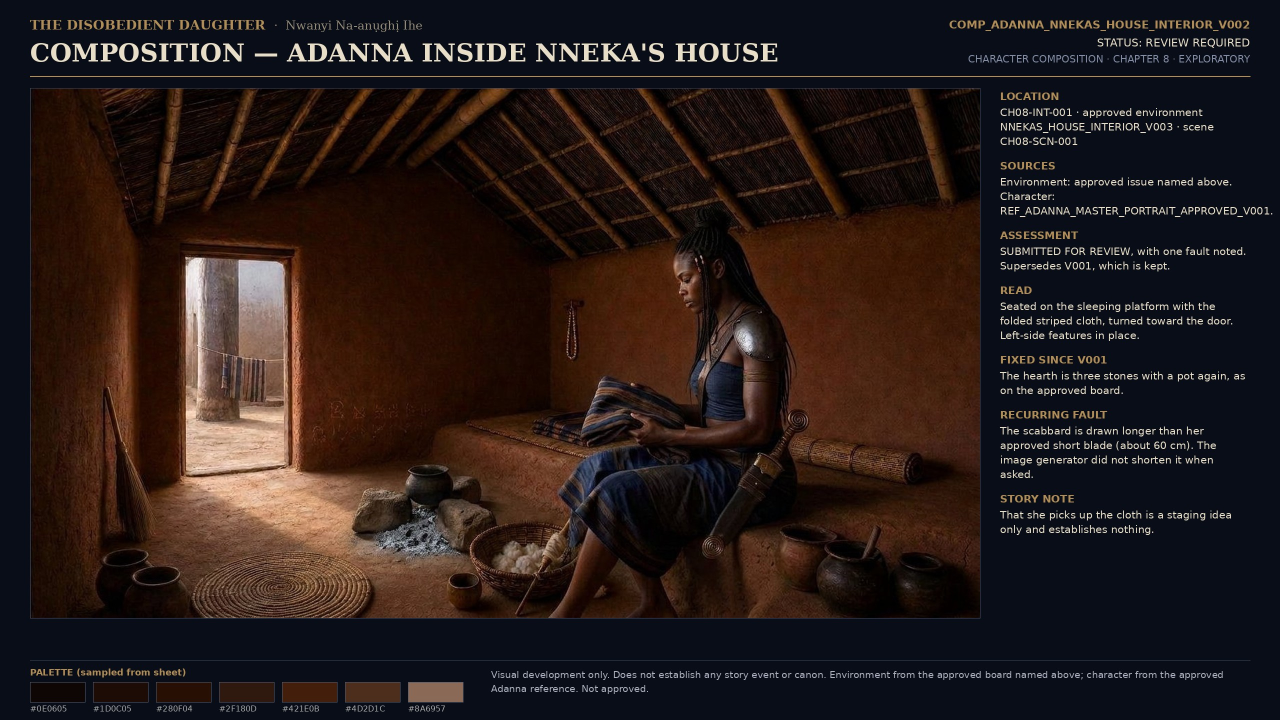
#> input picture STAGING_B1_2026-11-17/masters/COMP_ADANNA_NNEKAS_HOUSE_INTERIOR_V002.jpg, 2560 x 1440 px, found by its file name (shown at 1/2 size)
$ python guides.py
#> lines starting #> are read from the running program, lines starting #| are printed output that depends on the picture
from PIL import Image, ImageDraw, ImageFont
FB='/usr/share/fonts/truetype/dejavu/DejaVuSans-Bold.ttf'
F='/usr/share/fonts/truetype/dejavu/DejaVuSans.ttf'
def fb(s): return ImageFont.truetype(FB,s)
def f(s): return ImageFont.truetype(F,s)
OX,OY=60,152

def guide(master, out, ann):
#> called with out = 'guides/RETOUCH_GUIDE_VR-007.jpg'
    base=Image.open(master).convert('RGB')
#> base is the input picture: PIL image 2560x1440 RGB; mean R, G, B 39.2, 27.7, 25.7
    ov=Image.new('RGBA', base.size, (0,0,0,0))
#> ov: PIL image 2560x1440 RGBA; every value is 0
    d=ImageDraw.Draw(ov)
    for a in ann: a(d)
    img=Image.alpha_composite(base.convert('RGBA'), ov).convert('RGB')
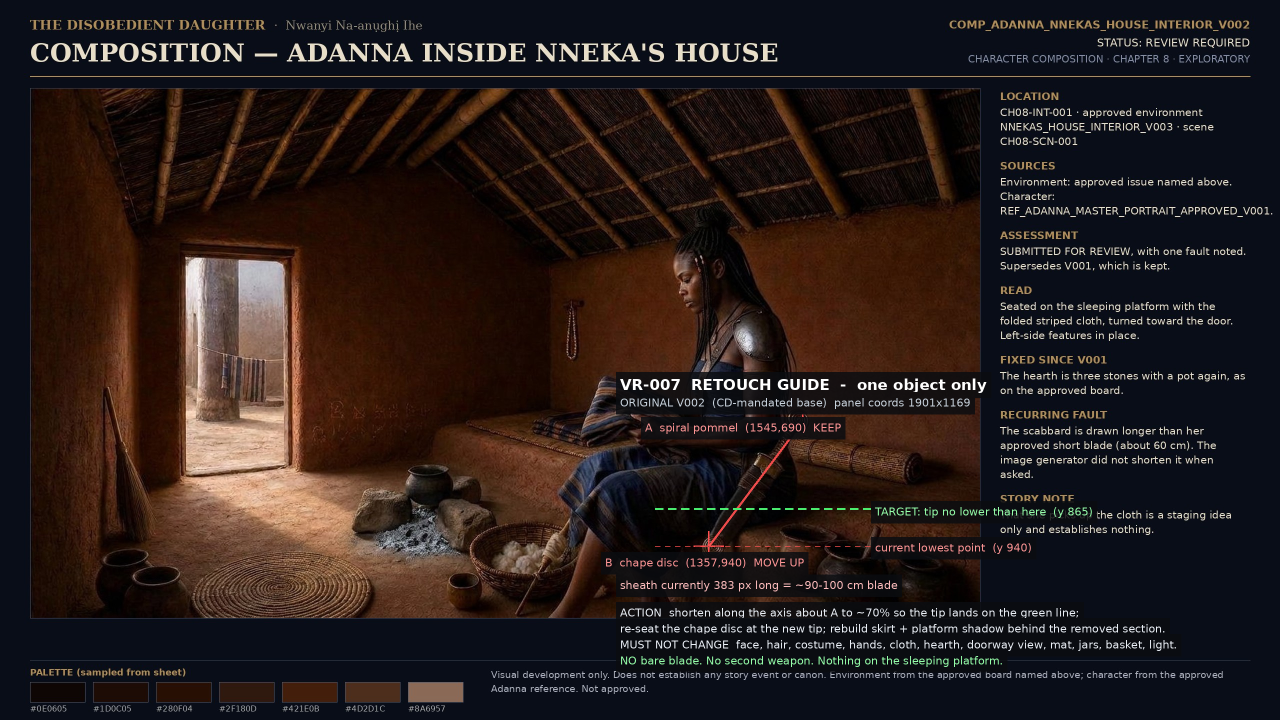
#> img: PIL image 2560x1440 RGB (shown at 1/2 size); mean R, G, B 39.7, 29.1, 27.3
    img.save(out, quality=94)
    print(out, img.size)
#| guides/RETOUCH_GUIDE_VR-007.jpg (2560, 1440)

def P(x,y): return (x+OX, y+OY)

def dashed_line(d, p0, p1, fill, width=3, dash=14, gap=10):
    import math
    x0,y0=p0; x1,y1=p1
    L=math.hypot(x1-x0,y1-y0); n=int(L//(dash+gap))+1
    for i in range(n):
        t0=(i*(dash+gap))/L; t1=min(1.0,(i*(dash+gap)+dash)/L)
        d.line([(x0+(x1-x0)*t0, y0+(y1-y0)*t0),(x0+(x1-x0)*t1, y0+(y1-y0)*t1)], fill=fill, width=width)

def cross(d, p, r=22, fill=(255,60,60,255), w=3):
    d.line([(p[0]-r,p[1]),(p[0]+r,p[1])], fill=fill, width=w)
    d.line([(p[0],p[1]-r),(p[0],p[1]+r)], fill=fill, width=w)

def label(d, p, text, fnt=None, fill=(255,255,255,255), bg=(10,12,16,215), pad=8):
    fnt=fnt or f(24)
    bb=d.textbbox((0,0),text,font=fnt)
    w,h=bb[2]-bb[0], bb[3]-bb[1]
    x,y=p
    d.rectangle([x-pad,y-pad,x+w+pad,y+h+pad+6], fill=bg)
    d.text((x,y), text, font=fnt, fill=fill)

# ---------------- VR-007 ----------------
pommel=P(1545,690); chape=P(1357,940); tipY=P(1357,865)[1]
def a1(d):
    d.line([pommel,chape], fill=(255,80,80,235), width=4)
    cross(d,pommel,26,(255,80,80,255))
    cross(d,chape,30,(255,80,80,255))
    dashed_line(d,(P(1250,865)[0], tipY),(P(1700,865)[0], tipY),(80,255,120,235),4,16,10)
    dashed_line(d,(P(1250,940)[0], P(1250,940)[1]),(P(1700,940)[0], P(1700,940)[1]),(255,80,80,180),2,10,10)
    label(d,(P(1180,600)), 'VR-007  RETOUCH GUIDE  -  one object only', fb(30))
    label(d,(P(1180,640)), 'ORIGINAL V002  (CD-mandated base)  panel coords 1901x1169', f(22),(200,210,220,255))
    label(d,(P(1230,690)), 'A  spiral pommel  (1545,690)  KEEP', f(22),(255,150,150,255))
    label(d,(P(1150,960)), 'B  chape disc  (1357,940)  MOVE UP', f(22),(255,150,150,255))
    label(d,(P(1180,1005)), 'sheath currently 383 px long = ~90-100 cm blade', f(22),(255,190,190,255))
    label(d,(P(1690,858)), 'TARGET: tip no lower than here  (y 865)', f(22),(150,255,170,255))
    label(d,(P(1690,930)), 'current lowest point  (y 940)', f(22),(255,150,150,255))
    label(d,(P(1180,1060)), 'ACTION  shorten along the axis about A to ~70% so the tip lands on the green line;', f(22),(235,240,247,255))
    label(d,(P(1180,1092)), 're-seat the chape disc at the new tip; rebuild skirt + platform shadow behind the removed section.', f(22),(235,240,247,255))
    label(d,(P(1180,1124)), 'MUST NOT CHANGE  face, hair, costume, hands, cloth, hearth, doorway view, mat, jars, basket, light.', f(22),(235,240,247,255))
    label(d,(P(1180,1156)), 'NO bare blade. No second weapon. Nothing on the sleeping platform.', f(22),(150,255,170,255))
guide('masters/COMP_ADANNA_NNEKAS_HOUSE_INTERIOR_V002.jpg','guides/RETOUCH_GUIDE_VR-007.jpg',[a1])

# ---------------- VR-006 ----------------
hilt=P(1560,622); tip=P(1760,782)
def a2(d):
    d.line([hilt,tip], fill=(255,80,80,235), width=4)
    cross(d,hilt,24,(255,80,80,255))
    cross(d,tip,26,(255,80,80,255))
    dashed_line(d,P(1600,660),P(1600,890),(80,255,120,235),4,16,10)
    cross(d,(P(1600,880)),24,(80,255,120,255))
    label(d,(P(1200,600)), 'VR-006  RETOUCH GUIDE  -  one object only', fb(30))
    label(d,(P(1200,640)), 'ORIGINAL V003  panel coords 1901x1169  -  doorway view MUST be held', f(22),(200,210,220,255))
    label(d,(P(1250,690)), 'A  hilt at her left hip  (1560,622)  KEEP', f(22),(255,150,150,255))
    label(d,(P(1790,770)), 'B  current tip (1760,782)', f(22),(255,150,150,255))
    label(d,(P(1170,830)), 'FAULT  angled back and reaching below mid-thigh;', f(22),(255,190,190,255))
    label(d,(P(1170,862)), 'it passes behind the mortar instead of hanging at her side.', f(22),(255,190,190,255))
    label(d,(P(1230,860)), 'TARGET  hang VERTICALLY from A; tip at or above (1600,880)', f(22),(150,255,170,255))
    label(d,(P(1170,930)), 'ACTION  rotate the sheath upright about the hilt and shorten to ~65% of B;', f(22),(235,240,247,255))
    label(d,(P(1170,962)), 'rebuild the skirt behind the old diagonal; keep the mortar and pestle untouched and in front.', f(22),(235,240,247,255))
    label(d,(P(1170,994)), 'MUST NOT CHANGE  face, hair, costume, ornaments, sandals, stance, hand on pestle, loom cloth, jars, tree, broom, light.', f(22),(235,240,247,255))
guide('masters/COMP_ADANNA_MOTHERS_COURTYARD_V003.jpg','guides/RETOUCH_GUIDE_VR-006.jpg',[a2])
#> call 2 of guide, with out = 'guides/RETOUCH_GUIDE_VR-006.jpg'
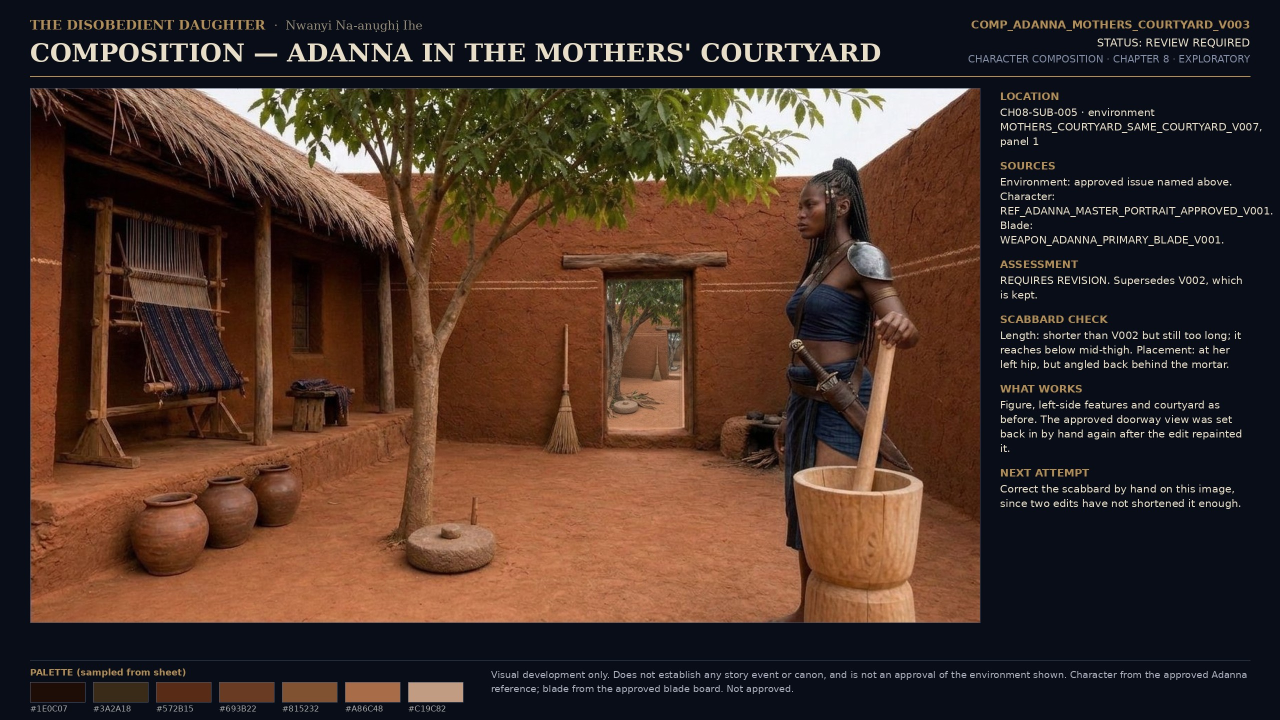
#> input picture STAGING_B1_2026-11-17/masters/COMP_ADANNA_MOTHERS_COURTYARD_V003.jpg, 2560 x 1440 px, found by its file name (shown at 1/2 size)
#> in guide, base is the input picture: PIL image 2560x1440 RGB; mean R, G, B 72, 51.4, 41.7
#> in guide (call 2), `img=Image.alpha_composite(base.convert('RGBA'), ov).convert('RGB')`:
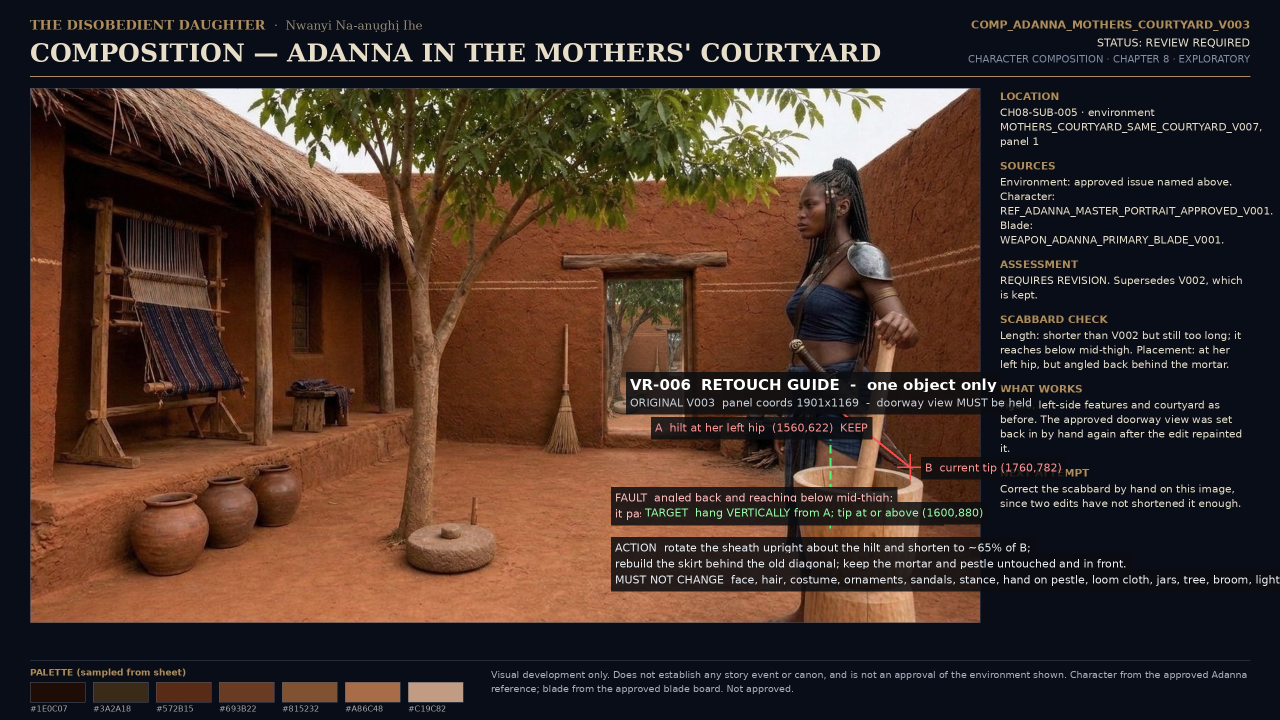
#> img: PIL image 2560x1440 RGB (shown at 1/2 size); mean R, G, B 67.7, 49.6, 41.4
#| guides/RETOUCH_GUIDE_VR-006.jpg (2560, 1440)
